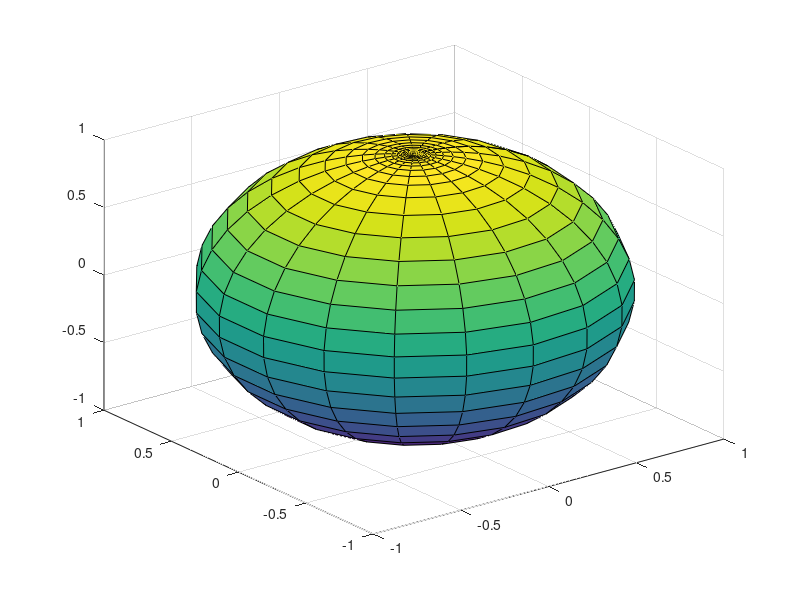

This figure's MATLAB source: (Note: this script raises an error after producing the figure.)
clear all;
clc;
close all;

%[x,y,z] = sphere(50);

N = 10;
% thetavec = logspace(0,log10(pi+1),50)-1;
% thetavec = [0,thetavec,pi];
phivec = linspace(0,2*pi,2*N);
dphi = phivec(2) - phivec(1);
thetavec = [0];
dthetaPole = pi/200;
dtheta = dthetaPole
thetavec = [thetavec(end),thetavec(end) + dtheta];
while thetavec(end) < pi
    if thetavec(end) > (pi - dthetaPole);
        break;
    end
    if (thetavec(end) < pi/6) || (thetavec(end) > 12*pi/13)
        dtheta =  dphi * sin(thetavec(end))
        if length(thetavec) == 2
            thetavec(2) = (thetavec(2) + dtheta)/2;
            dtheta = (thetavec(2) + dtheta)/2;
            dthetaPole = dtheta;
        end
    else
        dtheta = pi/(2*N);
    end
     thetavec = [thetavec,thetavec(end) + dtheta];
end
thetavec = [thetavec,pi];
%thetavec = [0,thetavec,2*pi];
[th, ph] = meshgrid(thetavec,phivec);
R = ones(size(th)); % should be your R(theta,phi) surface in general

x = R.*sin(th).*cos(ph);
y = R.*sin(th).*sin(ph);
z = R.*cos(th);

figure;
surf(x,y,z);
axis vis3d
surf(x,y,z);
fvc = surf2patch(x,y,z,'triangle');

%[vertices, m, n] = unique(fvc.vertices,"row");
% removed = setdiff(1:size(n),m);
% 
% [top, top_idx] = ismember(vertices, [0,0,1], 'rows');
% top_idx = find(top_idx);
% [bottom, bottom_idx] = ismember(vertices, [0,0,-1], 'rows');
% bottom_idx = find(bottom_idx);
faces = fvc.faces;
vertices = [0,0,1;0,0,-1];
for old_vInd = 1:size(fvc.vertices,1)
    if norm(fvc.vertices(old_vInd,:) - [0,0,1]) < 1e-3
        faces(faces == old_vInd) = 1;
    elseif norm(fvc.vertices(old_vInd,:) - [0,0,-1]) < 1e-2
        faces(faces == old_vInd) = 2;
    elseif (abs(fvc.vertices(old_vInd,2)) < 5e-10) && (fvc.vertices(old_vInd,2) < 0)
        fvc.vertices(old_vInd,2) = inf;
        [right_vInd,~] = ismember(vertices, [fvc.vertices(old_vInd,1),0,fvc.vertices(old_vInd,3)], 'rows');
        vertices = [vertices; fvc.vertices(right_vInd,:)];
        faces(faces == old_vInd) = find(right_vInd);
    else
        vertices = [vertices; fvc.vertices(old_vInd,:)];
        new_vInd = size(vertices,1);
        faces(faces == old_vInd) = new_vInd; 
    end
end


[newfaces, m, n] = unique(faces,"row");

removeList = [];
for j = 1:size(newfaces,1)
    if length(newfaces(j,:)) ~= length(unique(newfaces(j,:)))
        removeList = [removeList,j];
    end
end
newfaces(removeList,:) = [];

%patch('Faces',newfaces,'Vertices',vertices);
plywrite("C:\Users\Kieran\Desktop\DDG_membrane\build\bin\Release\input-file\sphere.ply",newfaces,vertices);









